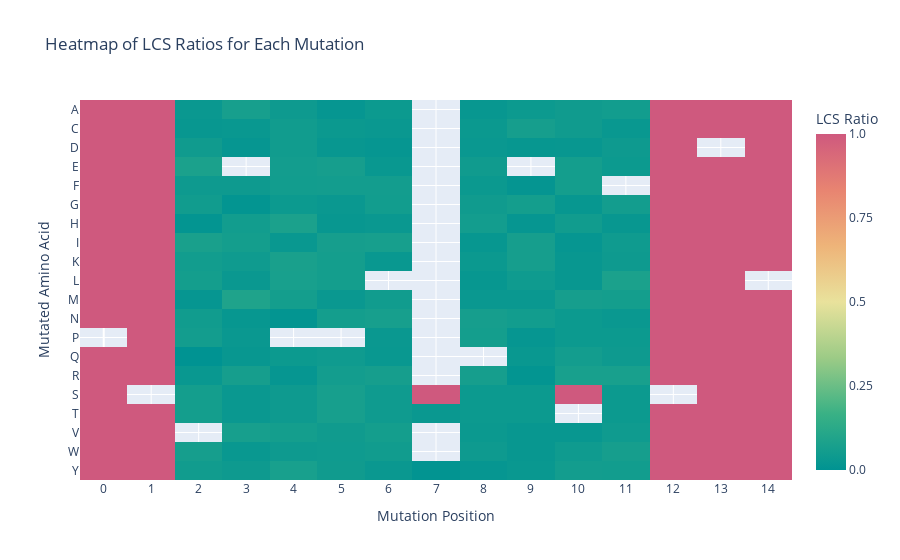

Notebook source saved alongside this figure:
### Code cell
import os
import pandas as pd
import re
import plotly.express as px
import numpy as np

lcs_data = []

for file, normalized_score in normalized_lcs.items():
    
    match = re.match(r"mutation_Pos(\d+)_\w+_to_(\w+)\.csv", file)

    if match:
        position = int(match.group(1)) 
        mutated_aa = match.group(2)  

        lcs_data.append([position, mutated_aa, normalized_score])


df_lcs = pd.DataFrame(lcs_data, columns=['Position', 'Mutation', 'LCS_Ratio'])


heatmap_matrix = df_lcs.pivot_table(index='Mutation', columns='Position', values='LCS_Ratio')


fig = px.imshow(
    heatmap_matrix,
    labels={'x': 'Mutation Position', 'y': 'Mutated Amino Acid', 'color': 'LCS Ratio'},
    color_continuous_scale='Temps',
    title="Heatmap of LCS Ratios for Each Mutation",
)

# Format axes
fig.update_layout(
    xaxis=dict(
        tickmode='linear',
        dtick=1  # Show every position
    ),
    coloraxis_colorbar=dict(
        tickvals=[0, 0.25, 0.5, 0.75, 1],  # Set scale from 0 to 1
        ticktext=["0.0", "0.25", "0.5", "0.75", "1.0"]
    )
)


fig.show()

### Figure 1 — Plotly figure (JSON) as saved in the notebook; plotly's stock layout.template omitted (floating-point values rounded to 4 significant figures; data arrays with more than 128 entries replaced by an {"elided": "..."} marker saying what was removed)
{"data": [{"coloraxis": "coloraxis", "hovertemplate": "Mutation Position: %{x}<br>Mutated Amino Acid: %{y}<br>LCS Ratio: %{z}<extra></extra>", "name": "0", "type": "heatmap", "x": [0, 1, 2, 3, 4, 5, 6, 7, 8, 9, 10, 11, 12, 13, 14], "xaxis": "x", "y": ["A", "C", "D", "E", "F", "G", "H", "I", "K", "L", "M", "N", "P", "Q", "R", "S", "T", "V", "W", "Y"], "yaxis": "y", "z": {"elided": "20x15 float values"}}], "layout": {"coloraxis": {"colorbar": {"ticktext": ["0.0", "0.25", "0.5", "0.75", "1.0"], "tickvals": [0, 0.25, 0.5, 0.75, 1], "title": {"text": "LCS Ratio"}}, "colorscale": [[0, "rgb(0, 147, 146)"], [0.1667, "rgb(57, 177, 133)"], [0.3333, "rgb(156, 203, 134)"], [0.5, "rgb(233, 226, 156)"], [0.6667, "rgb(238, 180, 121)"], [0.8333, "rgb(232, 132, 113)"], [1, "rgb(207, 89, 126)"]]}, "title": {"text": "Heatmap of LCS Ratios for Each Mutation"}, "xaxis": {"anchor": "y", "constrain": "domain", "domain": [0, 1], "dtick": 1, "scaleanchor": "y", "tickmode": "linear", "title": {"text": "Mutation Position"}}, "yaxis": {"anchor": "x", "autorange": "reversed", "constrain": "domain", "domain": [0, 1], "title": {"text": "Mutated Amino Acid"}}}}
